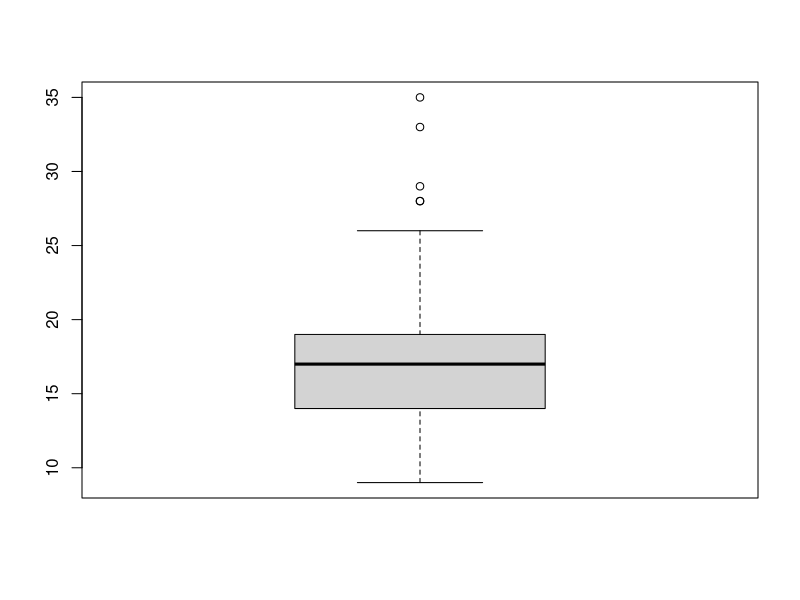
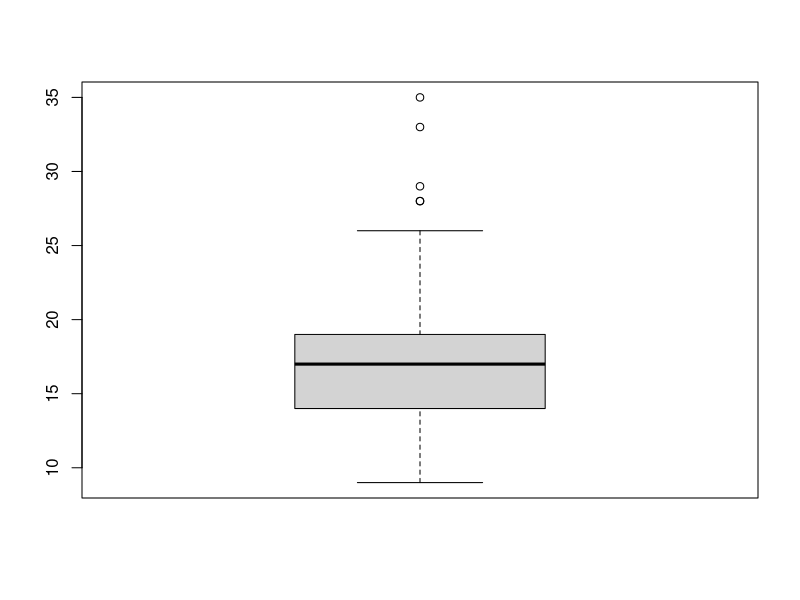
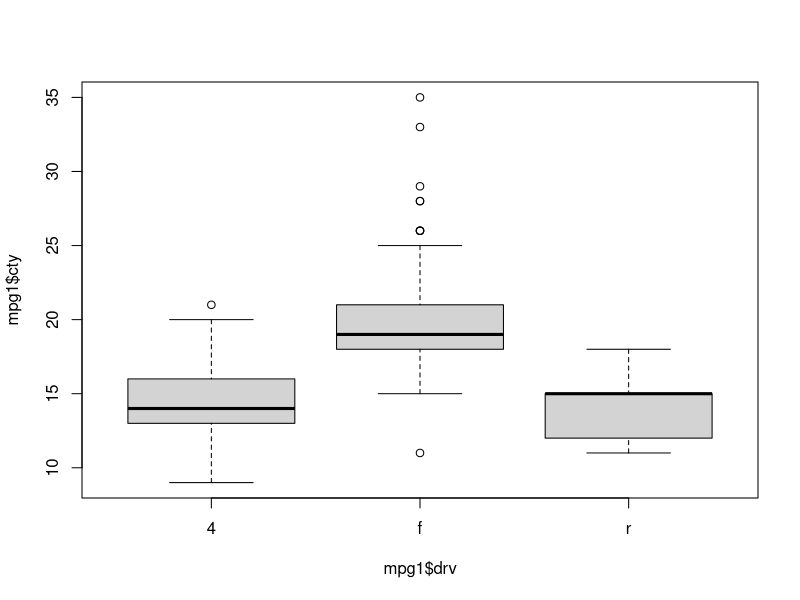

Write R code to recreate these figures, in order.
## ---- chunk 1
knitr::opts_chunk$set(echo = TRUE)
## ---- chunk 2
library(dplyr)
## ---- chunk 3
exam_na <- read.csv("data/exam_na.csv") # 하위 경로 적어주기
is.na("exam_na.csv") # Is this yours? 결측치가 있니? 없니?
## ---- chunk 4
table(is.na(exam_na))

table(is.na(exam_na$korean))

summary(is.na(exam_na))
summary(exam_na)
## ---- chunk 5
# 1
mean(exam_na$korean)

mean(exam_na$korean,na.rm = TRUE) # 결측치를 제외하고 평균 구하기
mean(exam_na$korean,na.rm = T)

# 3
exam_na %>% filter(is.na(korean))
# filter(is.na()) : 결측치가 있는 행만 추츨해라.
# exam_na의 korean 변수에서 결측치가 있는 행만 추출

exam_na %>% filter(!is.na(korean)) 
# filter(!is.na()) : 결측치가 아닌 행만 추츨해라.
# exam_na의 korean 변수에서 결측치가 아닌 행만 추출
## ---- chunk 6
mpg1_out <- read.csv("data/mpg1_out.csv")
glimpse(mpg1_out)

# trans의 갯수를 구하자
table(mpg1_out$trans)

# ifelse
# 만약 ~라면, 내가 무엇을 할 것이다. (가정법)
# if trans의 값이 3이라면, 결측치로 바꿔주세요. 나머지는 그대로 유지하세요.
# ifelse(is.na(변수),대체값,변수)
mpg1_out$trans<-ifelse(mpg1_out$trans==3,NA, mpg1_out$trans) #3을 결측치 처리
table(is.na(mpg1_out$trans))

# 결측치 제거
mpg1_out %>% filter(!is.na(trans))


# 과정 정리 : 데이터 불러오기>변수 trans의 종류가 각각 몇개씩 있는지 확인>3이 너무 적어서 제거하고자 함>3을 결측치로 변환해서>결측치를 제거

# mpg1_out %>% filter(trans==3)
# 굳이 3을 결측치로 전환하지 않고 filter() 함수를 바로 사용하는 방법도 있다.
## ---- chunk 7
mpg1 <- read.csv("data/mpg1.csv")
boxplot(mpg1$cty)

# 1개의 변수 통계값 : boxplot(데이터세트$변수)$stats
# 복수 변수의 통계값 : boxplot(데이터세트$변수1,데이터세트$변수2,...)$stats
# 변수의 범주별 통계값 : boxplot(데이터세트$종속변수~데이터세트$범주변수)$stats
boxplot(mpg1$cty)$stats
boxplot(mpg1$cty~mpg1$drv)$stats
